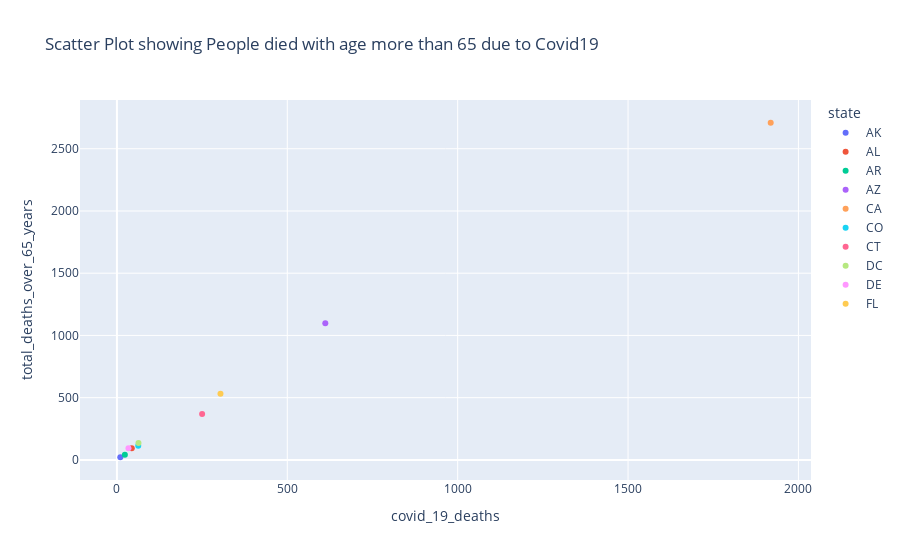

The code cell stored with this chart in its notebook:
### Code cell
## creating a scatter plot represnting the covid_19_deaths and total_deaths_over_65_years among various states

import plotly.express as px
fig = px.scatter(Age_effect, x="covid_19_deaths", y="total_deaths_over_65_years", color="state",
      title="Scatter Plot showing People died with age more than 65 due to Covid19 ")
fig.show()

### Figure 1 — Plotly figure (JSON) as saved in the notebook; plotly's stock layout.template omitted (floating-point values rounded to 4 significant figures)
{"data": [{"hovertemplate": "state=AK<br>covid_19_deaths=%{x}<br>total_deaths_over_65_years=%{y}<extra></extra>", "legendgroup": "AK", "marker": {"color": "#636efa", "symbol": "circle"}, "mode": "markers", "name": "AK", "orientation": "v", "showlegend": true, "type": "scatter", "x": [9.925], "xaxis": "x", "y": [21.18], "yaxis": "y"}, {"hovertemplate": "state=AL<br>covid_19_deaths=%{x}<br>total_deaths_over_65_years=%{y}<extra></extra>", "legendgroup": "AL", "marker": {"color": "#EF553B", "symbol": "circle"}, "mode": "markers", "name": "AL", "orientation": "v", "showlegend": true, "type": "scatter", "x": [43.59], "xaxis": "x", "y": [92.62], "yaxis": "y"}, {"hovertemplate": "state=AR<br>covid_19_deaths=%{x}<br>total_deaths_over_65_years=%{y}<extra></extra>", "legendgroup": "AR", "marker": {"color": "#00cc96", "symbol": "circle"}, "mode": "markers", "name": "AR", "orientation": "v", "showlegend": true, "type": "scatter", "x": [23.34], "xaxis": "x", "y": [42.23], "yaxis": "y"}, {"hovertemplate": "state=AZ<br>covid_19_deaths=%{x}<br>total_deaths_over_65_years=%{y}<extra></extra>", "legendgroup": "AZ", "marker": {"color": "#ab63fa", "symbol": "circle"}, "mode": "markers", "name": "AZ", "orientation": "v", "showlegend": true, "type": "scatter", "x": [611.5], "xaxis": "x", "y": [1098.0], "yaxis": "y"}, {"hovertemplate": "state=CA<br>covid_19_deaths=%{x}<br>total_deaths_over_65_years=%{y}<extra></extra>", "legendgroup": "CA", "marker": {"color": "#FFA15A", "symbol": "circle"}, "mode": "markers", "name": "CA", "orientation": "v", "showlegend": true, "type": "scatter", "x": [1919.0], "xaxis": "x", "y": [2709.0], "yaxis": "y"}, {"hovertemplate": "state=CO<br>covid_19_deaths=%{x}<br>total_deaths_over_65_years=%{y}<extra></extra>", "legendgroup": "CO", "marker": {"color": "#19d3f3", "symbol": "circle"}, "mode": "markers", "name": "CO", "orientation": "v", "showlegend": true, "type": "scatter", "x": [62.58], "xaxis": "x", "y": [114.3], "yaxis": "y"}, {"hovertemplate": "state=CT<br>covid_19_deaths=%{x}<br>total_deaths_over_65_years=%{y}<extra></extra>", "legendgroup": "CT", "marker": {"color": "#FF6692", "symbol": "circle"}, "mode": "markers", "name": "CT", "orientation": "v", "showlegend": true, "type": "scatter", "x": [250.0], "xaxis": "x", "y": [369.0], "yaxis": "y"}, {"hovertemplate": "state=DC<br>covid_19_deaths=%{x}<br>total_deaths_over_65_years=%{y}<extra></extra>", "legendgroup": "DC", "marker": {"color": "#B6E880", "symbol": "circle"}, "mode": "markers", "name": "DC", "orientation": "v", "showlegend": true, "type": "scatter", "x": [63.3], "xaxis": "x", "y": [134.7], "yaxis": "y"}, {"hovertemplate": "state=DE<br>covid_19_deaths=%{x}<br>total_deaths_over_65_years=%{y}<extra></extra>", "legendgroup": "DE", "marker": {"color": "#FF97FF", "symbol": "circle"}, "mode": "markers", "name": "DE", "orientation": "v", "showlegend": true, "type": "scatter", "x": [33.86], "xaxis": "x", "y": [92.73], "yaxis": "y"}, {"hovertemplate": "state=FL<br>covid_19_deaths=%{x}<br>total_deaths_over_65_years=%{y}<extra></extra>", "legendgroup": "FL", "marker": {"color": "#FECB52", "symbol": "circle"}, "mode": "markers", "name": "FL", "orientation": "v", "showlegend": true, "type": "scatter", "x": [303.9], "xaxis": "x", "y": [531.6], "yaxis": "y"}], "layout": {"legend": {"title": {"text": "state"}, "tracegroupgap": 0}, "title": {"text": "Scatter Plot showing People died with age more than 65 due to Covid19 "}, "xaxis": {"anchor": "y", "domain": [0, 1], "title": {"text": "covid_19_deaths"}}, "yaxis": {"anchor": "x", "domain": [0, 1], "title": {"text": "total_deaths_over_65_years"}}}}
